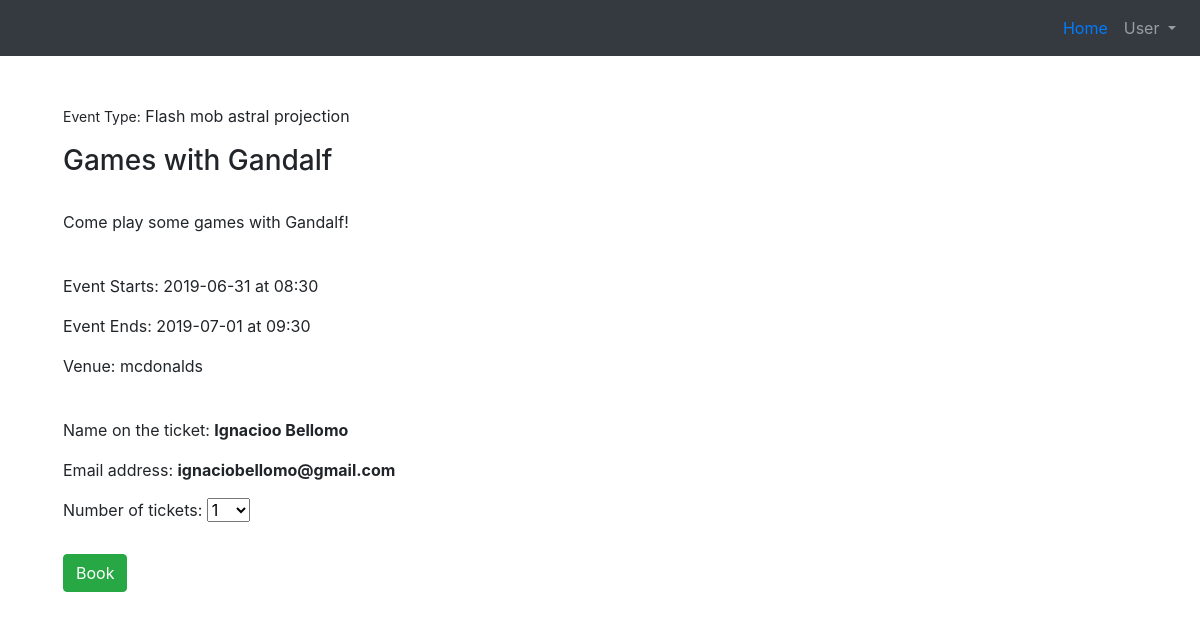
The app's page /book/1 (signed in) with its own data.
### tables this page shows
CREATE TABLE 'events' ( eventID INTEGER PRIMARY KEY AUTOINCREMENT NOT NULL,'eventName' VARCHAR NOT NULL,'ticketsLeft' INTEGER NOT NULL,
  type VARCHAR NOT NULL,'startDate' date NOT NULL,'endDate' date NOT NULL,
  description VARCHAR NOT NULL,
  venueID INTEGER NOT NULL,
  adminID INTEGER NOT NULL
, 'endTime'  time NOT NULL  , 'startTime'  time NOT NULL  );

CREATE TABLE 'venues' ( venueID INTEGER PRIMARY KEY AUTOINCREMENT NOT NULL,'venueName' VARCHAR NOT NULL,
  capacity INTEGER NOT NULL,
  address1 VARCHAR NOT NULL,
  address2 VARCHAR NOT NULL,
  city VARCHAR NOT NULL,
  state CHAR(2) NOT NULL,
  zip CHAR(5) NOT NULL,
  adminID INTEGER NOT NULL
);

CREATE TABLE 'users' ( userID INTEGER PRIMARY KEY AUTOINCREMENT NOT NULL, email VARCHAR NOT NULL, pwdHash VARCHAR NOT NULL, fName VARCHAR NOT NULL, lName VARCHAR NOT NULL);

### application.py (the view)
@app.route("/book/<eventID>", methods=["POST", "GET"])
@login_required
def book(eventID):
    if 'admin' in session.keys():
        return redirect("/admin")
    if request.method == "POST":
        if not request.form.get("tickets"):
            msg = "no tic"
            return render_template("error.html", msg=msg)
        if not eventID:
            msg = "no id"
            return render_template("error.html", msg=msg)
        else:
            db.execute(newTransaction, userID=session["user_id"], eventID=eventID, tickets=request.form.get("tickets"))
            db.execute(ticketSale, tic=request.form.get("tickets"), eventID=eventID)
            msg = "Success!"
            return render_template("confirmation.html", msg=msg)
    else:
        if not eventID:
            msg = "no id"
            return render_template("error.html", msg=msg)
        event = db.execute(eventQry, eventID=eventID)
        event = event[0]
        venue = db.execute(venueQry, venueID=event["venueID"])
        venue = venue[0]
        usr = db.execute(userQry, userID=session["user_id"])
        usr = usr[0]
        return render_template("booking.html", event=event, venue=venue, usr=usr)

### application.py (called while the page is built)
@app.after_request
def after_request(response):
    response.headers["Cache-Control"] = "no-cache, no-store, must-revalidate"
    response.headers["Expires"] = 0
    response.headers["Pragma"] = "no-cache"
    return response

### helpers.py (called while the page is built)
def login_required(f):
    @wraps(f)
    def decorated_function(*args, **kwargs):
        if session.get("user_id") is None:
            return redirect("/login")
        return f(*args, **kwargs)
    return decorated_function

### templates/booking.html (shortened to what this page needs)
{% extends "base.html" %}
{% block body %}
<div class="container" centered>
    <form action="{{ '/book/%s'%event.eventID|urlencode }}" method="post" name="book">
        <div class="form-group">
            <p><span style="font-size:14px">Event Type:</span> {{ event.type }}</p>
            <h3>{{event.eventName}}</h3><br>
            <p>{{event.description}}</p><br>
            <p>Event Starts: {{ event.startDate }} at {{ event.startTime }}</p>
            <p>Event Ends: {{ event.endDate }} at {{ event.endTime }}</p>
            <p>Venue: {{venue.venueName}}</p>
            <br>
            <p>Name on the ticket: <span><strong>{{usr.fName}} {{usr.lName}}</strong></span></p>
            <p>Email address: <span><strong>{{usr.email}}</strong></span></p>
        </div>
        <div class="form-box">
            <label for="numberTickets">Number of tickets: </label>
            <select name="tickets">
                {% for i in range(event.ticketsLeft) %}
                <option value="{{i+1}}">{{i + 1}}</option>
                {% endfor %}
            </select>
        </div><br>
        <div class="form-box">
            <button class="btn btn-success" type="submit" id="post">Book</button>
        </div>
    </form>
</div>
{%endblock %}

### records on screen
events: type "Flash mob astral projection", eventName "Games with Gandalf", description "Come play some games with Gandalf!", startDate "2019-06-31", startTime "08:30", endDate "2019-07-01", endTime "09:30", tickets "1"
venues: venueName "mcdonalds"
users: fName "Ignacioo", lName "Bellomo", email "ignaciobellomo@gmail.com"
